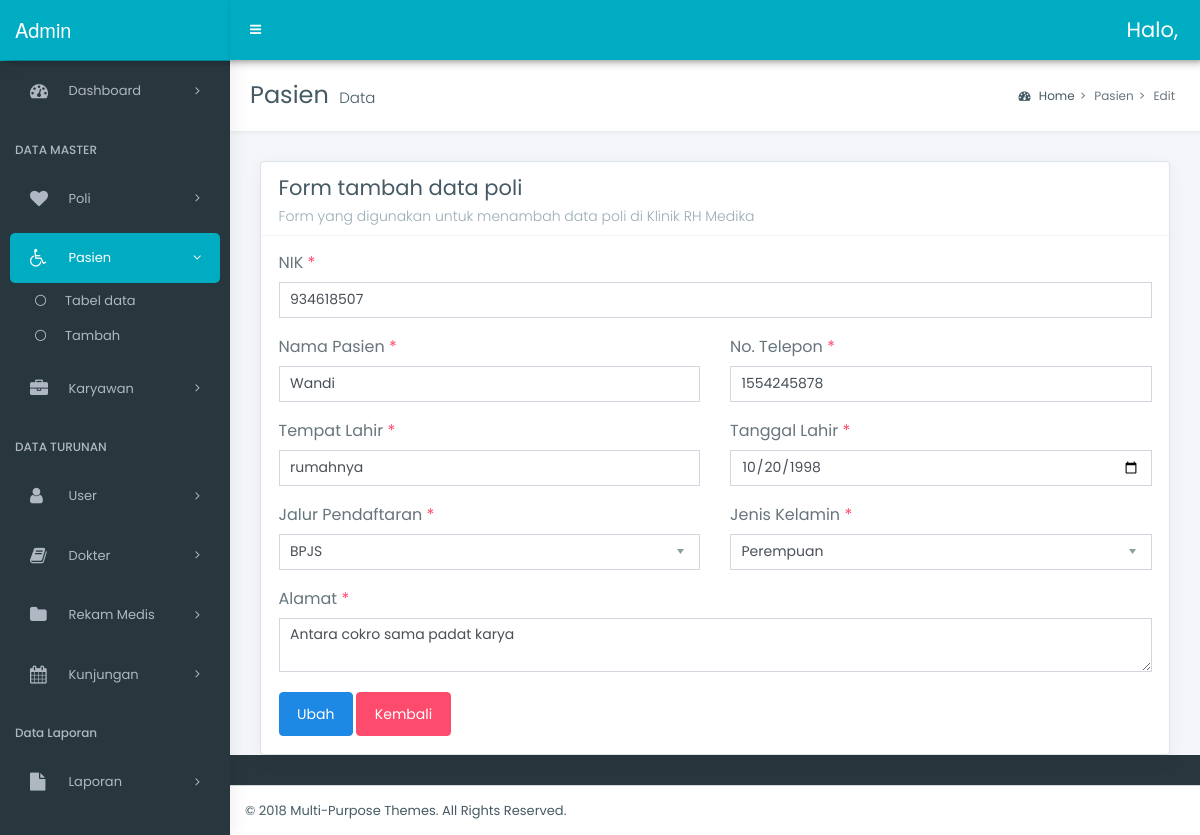
The page /admin/pasien/edit.php?id=934618507 on the database its author committed.
### tables this page shows
CREATE TABLE `pasien` (
  `id_pasien` int(9) NOT NULL,
  `nm_pasien` varchar(50) NOT NULL,
  `kd_jamkes` text NOT NULL,
  `jen_kelamin` enum('1','2') NOT NULL,
  `jalur` enum('1','2','3','4') NOT NULL,
  `alamatp` text NOT NULL,
  `tempat_lahirp` varchar(20) NOT NULL,
  `tgl_lahirp` date NOT NULL,
  `telp_pasien` varchar(13) NOT NULL,
  `tgl_daftar` date NOT NULL
);

### admin/pasien/edit.php (the view, shortened to what this page needs)
<!DOCTYPE html>
<html lang="en">
<head>
    <link rel="stylesheet" href="../../style/bootstrap.min.css">
    <link rel="stylesheet" href="../../style/bootstrap-extend.css">
    <link rel="stylesheet" href="../../style/master_style.css">
    <link rel="stylesheet" href="../../style/_all-skins.css">
</head>
<body class="hold-transition skin-green sidebar-mini">
    <div class="wrapper">
        <?php include_once('navbar.php'); ?>
        <?php include_once('sidebar.php'); ?>
        <div class="content-wrapper">
            <section class="content-header">
                <h1>
                    Pasien
                    <small>Data</small>
                </h1>
                <ol class="breadcrumb">
                    <li class="breadcrumb-item"><a href="#"><i class="fa fa-dashboard"></i> Home</a></li>
                    <li class="breadcrumb-item">Pasien</li>
                    <li class="breadcrumb-item active">Edit</li>
                </ol>
            </section>
            <section class="content">
                <div class="box">
                    <div class="box-header with-border">
                        <h3 class="box-title">Form tambah data poli</h3>
                        <h6 class="box-subtitle">Form yang digunakan untuk menambah data poli di Klinik RH Medika</h6>
                    </div>
                    <div class="box-body">
                        <div class="row">
                            <div class="col">
                                <?php
                                require_once '../../config/connect.php';
                                if (isset($_GET['id'])) {
                                    $id = $_GET['id'];
                                    $qpa = $connect->query("SELECT * FROM pasien WHERE id_pasien = '$id'");
                                    foreach ($qpa as $dpa) :
                                ?>
                                        <form method="POST" action="prosesedit.php">
                                            <div class="row">
                                                <div class="col-lg-12 col-12">
                                                    <div class="form-group">
                                                        <h5>NIK <span class="text-danger">*</span></h5>
                                                        <div class="controls">
                                                            <input type="number" class="form-control" name="nik" value="<?= $dpa['id_pasien'] ?>" required>
                                                        </div>
                                                    </div>
                                                </div>
                                                <div class="col-lg-6 col-12">
                                                    <div class="form-group">
                                                        <h5>Nama Pasien <span class="text-danger">*</span></h5>
                                                        <div class="controls">
                                                            <input type="text" class="form-control" name="nmpasien" value="<?= $dpa['nm_pasien']; ?>">
                                                        </div>
                                                    </div>
                                                    <div class="form-group">
                                                        <h5>Tempat Lahir <span class="text-danger">*</span></h5>
                                                        <div class="controls">
                                                            <input type="text" class="form-control" name="tmptpasien" value="<?= $dpa['tempat_lahirp']; ?>">
                                                        </div>
                                                    </div>
                                                    <div class="form-group">
                                                        <h5>Jalur Pendaftaran <span class="text-danger">*</span></h5>
                                                        <div class="controls">
                                                            <select class="form-control" name="jalur" required>
                                                                <option value="<?= $dpa['jalur']; ?>" hidden>
                                                                    <?php
                                                                    if ($dpa['jalur'] == '1') {
                                                                        echo "Mandiri";
                                                                    } elseif ($dpa['jalur'] == '2') {
                                                                        echo "BPJS";
                                                                    } elseif ($dpa['jalur'] == '3') {
                                                                        echo "Inhealth";
                                                                    } else {
                                                                        echo "Buma";
                                                                    }
                                                                    ?></option>
                                                            </select>
                                                        </div>
                                                    </div>
                                                </div>
                                                <div class="col-lg-6 col-12">
                                                    <div class="form-group">
                                                        <h5>No. Telepon <span class="text-danger">*</span></h5>
                                                        <div class="controls">
                                                            <input type="text" class="form-control" name="notlpp" value="<?= $dpa['telp_pasien']; ?>">
                                                        </div>
                                                    </div>
                                                    <div class="form-group">
                                                        <h5>Tanggal Lahir <span class="text-danger">*</span></h5>
                                                        <div class="controls">
                                                            <input type="date" class="form-control" name="tglpasien" value="<?= $dpa['tgl_lahirp']; ?>">
                                                        </div>
                                                    </div>
                                                    <div class="form-group">
                                                        <h5>Jenis Kelamin <span class="text-danger">*</span></h5>
                                                        <div class="controls">
                                                            <select class="form-control" name="jkel">
                                                                <option value="<?= $dpa['jen_kelamin']; ?>" hidden>
                                                                    <?php
                                                                    if ($dpa['jen_kelamin'] == '2') {
                                                                        echo "Laki-laki";
                                                                    } else {
                                                                        echo "Perempuan";
                                                                    }
                                                                    ?>
                                                                </option>
                                                            </select>
                                                        </div>
                                                    </div>
                                                </div>
                                            </div>
                                            <div class="row">
                                                <div class="col-md-12">
                                                    <div class="form-group">
                                                        <h5>Alamat <span class="text-danger">*</span></h5>
                                                        <div class="controls">
                                                            <textarea name="alamat" class="form-control"><?= $dpa['alamatp']; ?></textarea>
                                                        </div>
                                                    </div>
                                                </div>
                                            </div>
                                            <div class="text-xs-right">
                                                <button type="submit" class="btn btn-info" name="pasubmit">Ubah</button>
                                                <a href="data.php" class="btn btn-danger">Kembali</a>
                                            </div>
                                        </form>
                                <?php
                                    endforeach;
                                }
                                ?>
                            </div>
                        </div>
                    </div>
                </div>
            </section>
        </div>
        <footer class="main-footer">
            &copy; 2018 <a href="https://www.multipurposethemes.com/">Multi-Purpose Themes</a>. All Rights Reserved.
        </footer>
    </div>
</body>
</html>

### style/_all-skins.css (style rules this page uses)
.skin-green .content-header { background: #fff; }
.skin-green .content { background: #f4f6f9; }
.skin-green .wrapper, .skin-green .main-sidebar, .skin-green .left-side { background-color: #28373e; box-shadow: 1px 0px 20px rgba(0,0,0,0.08); }

### rows shown on the page
pasien: nik "934618507", nmpasien "Wandi", tmptpasien "rumahnya", jalur "BPJS", notlpp "1554245878", tglpasien "10/20/1998", jkel "Perempuan", alamat "Antara cokro sama padat karya"
